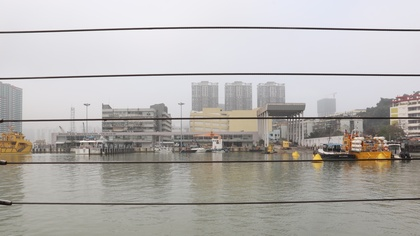
%> input picture object/04.jpg, 420 x 236 px, shrunk from 6000 x 3375 before the run
$ octave demo04.m   (GNU Octave 9; MATLAB toolbox functions it lacks are replaced by stand-ins)
%> lines starting %> are read from the running program, lines starting %| are printed output that depends on the picture; in (x1, y1, x2, y2) boxes, pixels count from 0 and x2, y2 are one past the last pixel; in counts of white or black regions, pixels touching at a corner belong together; the program's own positions count from 1
### component.m
function[ M, counts, s_counts ] = component(mask, connected ,th)
% Extract the connected components of fence according to th
[m,n] = size(mask);

[L,num] = bwlabel(mask,connected);
counts(1:num) = double(1);

for i= 1:m
    for j = 1:n
        if(L(i,j) > 0 )
            counts(1,L(i,j)) = double(counts(1,L(i,j))+1);
        end

    end
end

%sorts counts in descending order.
s_counts = sort(counts , 'descend');

counter = 1;

for i = 1:th
    x = s_counts(i);
    location = find(counts == x);
    [p q] = size(location);

    if(p>1)
        for j = 1:p
            locations(counter , 1) = location(p,1);
            counter = counter + 1;
        end
    else
        locations(counter , 1 ) = location(p,1);
        counter = counter + 1;
    end

    if(counter > th)
        break;
    end

end

M(m,n) = zeros;

for i = 1:th

    z = locations(i , 1);

    for j = 1:m
        for k =1:n

            if( L(j,k) == z)
                M(j,k) = 1;

            end
        end
    end


end

end

### demo04.m
tic;
close all;
clear all;
object_image = imread('demo_image\object\04.JPG');
%> object_image is the input picture: size 236x420x3 uint8; mean R, G, B 180.5, 177.4, 175
fence_image = imread('demo_image\fence\04.JPG');
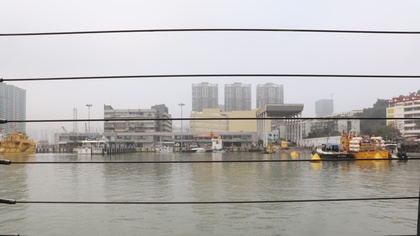
%> input picture fence/04.jpg, 420 x 236 px, shrunk from 6000 x 3375 before the run
%> fence_image is the input picture: size 236x420x3 uint8; mean R, G, B 182.5, 179.6, 177
% Setup
fill_image = fence_image;
set1 = 5 ;
set2 = 50 ;
% The value of connected is 4 or 8
% Indicating whether to search the area by 4 connected or 8 connected
connected = 8;
% Threshold of connected components
th = 5;
% Structural element objects for operations such as expansion corrosion and opening and closing operations
se = strel('disk',35);

% Gaussian blur
% Returns a rotationally symmetric Gaussian low-pass filter with dimensions of standard deviation
h1 = fspecial('gaussian',set1,set1*2);
h2 = fspecial('gaussian',set2,set2*2);
o_img_gray = rgb2gray(object_image);
f_img_gray = rgb2gray(fence_image);
% Identification fences
o_img_blur = imfilter(o_img_gray , h1, 'symmetric');
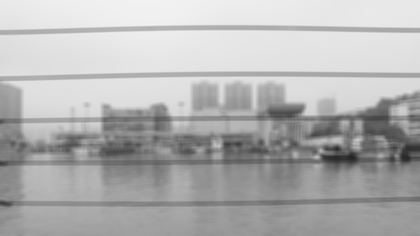
%> o_img_blur: size 236x420 uint8; min 37, max 241, mean 178
f_img_blur = imfilter(f_img_gray , h1, 'symmetric');
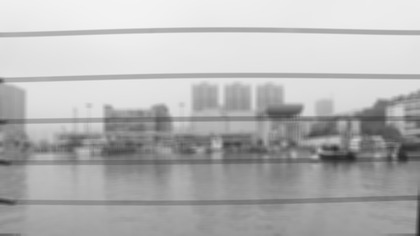
%> f_img_blur: size 236x420 uint8; min 35, max 243, mean 180.2
o_img_sub = imsubtract(o_img_gray,o_img_blur);
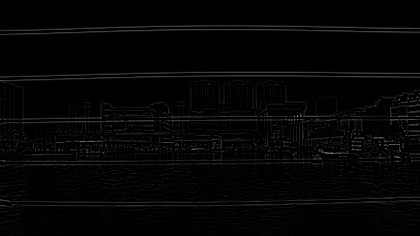
%> o_img_sub: size 236x420 uint8; min 0, max 129, mean 4.6
f_img_sub = imsubtract(f_img_gray,f_img_blur);
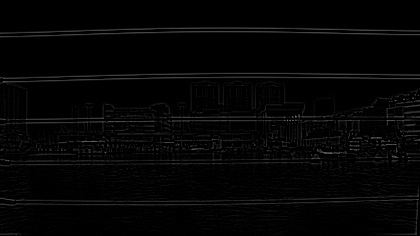
%> f_img_sub: size 236x420 uint8; min 0, max 107, mean 4.6
% Extraction fences
f_img_sub_blur = imfilter(f_img_sub , h2, 'symmetric');
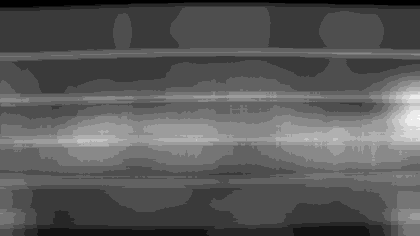
%> f_img_sub_blur: size 236x420 uint8; min 0, max 13, mean 4.57; drawn with min black and max white
o_img_sub_D = double(o_img_sub);
f_img_sub_blur_D = double(f_img_sub_blur);
[h,w] = size(o_img_sub_D);
%> h = 236; w = 420
[r,c] = size(f_img_sub_blur_D);
%> r = 236; c = 420
sub_img = zeros();

%Into a mask image
for i=1:r
    for j=1:c
        if f_img_sub_blur_D(i, j) > 1
            sub_img(i, j) = 1;
        else
            sub_img(i, j) = 0;
        end
    end
end
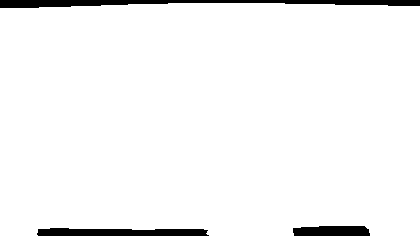
%> sub_img: size 236x420 double; values 0 (black) and 1 (white), 96% white; 3 black regions, box (x1, y1, x2, y2) and area: (0, 0, 420, 8) 2019, (37, 228, 209, 236) 1180, (293, 226, 370, 236) 717

% Optimize the raised fence part
% Extract the fence parts
[sub_img_C] = component(sub_img, connected, th);
%> in component, `[L,num] = bwlabel(mask,connected);`: num = 1
%> in component, `s_counts = sort(counts , 'descend');`: s_counts = 95205
%> the loop in component, `for i = 1:th` made 2 passes
%> (x, location, p, q) on pass 1: (95205, 1, 1, 1)
%> the run ends on the next line
